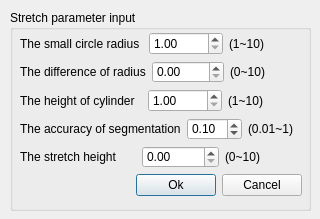
<ui version="4.0" >
 <class>ExtendDialog</class>
 <widget class="QDialog" name="ExtendDialog" >
  <property name="geometry" >
   <rect>
    <x>0</x>
    <y>0</y>
    <width>320</width>
    <height>219</height>
   </rect>
  </property>
  <property name="windowTitle" >
   <string>Dylinder Setting</string>
  </property>
  <widget class="QGroupBox" name="groupBox" >
   <property name="geometry" >
    <rect>
     <x>10</x>
     <y>10</y>
     <width>301</width>
     <height>201</height>
    </rect>
   </property>
   <property name="title" >
    <string>Stretch parameter input</string>
   </property>
   <widget class="QWidget" name="layoutWidget" >
    <property name="geometry" >
     <rect>
      <x>10</x>
      <y>22</y>
      <width>282</width>
      <height>164</height>
     </rect>
    </property>
    <layout class="QVBoxLayout" >
     <property name="margin" >
      <number>0</number>
     </property>
     <property name="spacing" >
      <number>6</number>
     </property>
     <item>
      <layout class="QHBoxLayout" >
       <property name="margin" >
        <number>0</number>
       </property>
       <property name="spacing" >
        <number>6</number>
       </property>
       <item>
        <widget class="QLabel" name="label" >
         <property name="text" >
          <string>The small circle radius </string>
         </property>
        </widget>
       </item>
       <item>
        <widget class="QDoubleSpinBox" name="doubleSpinBox" >
         <property name="maximum" >
          <double>10.000000000000000</double>
         </property>
         <property name="minimum" >
          <double>1.000000000000000</double>
         </property>
         <property name="value" >
          <double>1.000000000000000</double>
         </property>
        </widget>
       </item>
       <item>
        <widget class="QLabel" name="label_8" >
         <property name="text" >
          <string>(1~10)</string>
         </property>
        </widget>
       </item>
      </layout>
     </item>
     <item>
      <layout class="QHBoxLayout" >
       <property name="margin" >
        <number>0</number>
       </property>
       <property name="spacing" >
        <number>6</number>
       </property>
       <item>
        <widget class="QLabel" name="label_2" >
         <property name="text" >
          <string>The difference of radius</string>
         </property>
        </widget>
       </item>
       <item>
        <widget class="QDoubleSpinBox" name="doubleSpinBox_2" >
         <property name="maximum" >
          <double>10.000000000000000</double>
         </property>
         <property name="minimum" >
          <double>0.000000000000000</double>
         </property>
         <property name="value" >
          <double>0.000000000000000</double>
         </property>
        </widget>
       </item>
       <item>
        <widget class="QLabel" name="label_9" >
         <property name="text" >
          <string>(0~10)</string>
         </property>
        </widget>
       </item>
      </layout>
     </item>
     <item>
      <layout class="QHBoxLayout" >
       <property name="margin" >
        <number>0</number>
       </property>
       <property name="spacing" >
        <number>6</number>
       </property>
       <item>
        <widget class="QLabel" name="label_3" >
         <property name="text" >
          <string>The height of cylinder  </string>
         </property>
        </widget>
       </item>
       <item>
        <widget class="QDoubleSpinBox" name="doubleSpinBox_3" >
         <property name="maximum" >
          <double>10.000000000000000</double>
         </property>
         <property name="minimum" >
          <double>1.000000000000000</double>
         </property>
         <property name="value" >
          <double>1.000000000000000</double>
         </property>
        </widget>
       </item>
       <item>
        <widget class="QLabel" name="label_10" >
         <property name="text" >
          <string>(1~10)</string>
         </property>
        </widget>
       </item>
      </layout>
     </item>
     <item>
      <layout class="QHBoxLayout" >
       <property name="margin" >
        <number>0</number>
       </property>
       <property name="spacing" >
        <number>6</number>
       </property>
       <item>
        <widget class="QLabel" name="label_4" >
         <property name="text" >
          <string>The accuracy of segmentation</string>
         </property>
        </widget>
       </item>
       <item>
        <widget class="QDoubleSpinBox" name="doubleSpinBox_4" >
         <property name="maximum" >
          <double>1.000000000000000</double>
         </property>
         <property name="minimum" >
          <double>0.010000000000000</double>
         </property>
         <property name="singleStep" >
          <double>0.100000000000000</double>
         </property>
         <property name="value" >
          <double>0.100000000000000</double>
         </property>
        </widget>
       </item>
       <item>
        <widget class="QLabel" name="label_11" >
         <property name="text" >
          <string>(0.01~1)</string>
         </property>
        </widget>
       </item>
      </layout>
     </item>
     <item>
      <layout class="QHBoxLayout" >
       <property name="margin" >
        <number>0</number>
       </property>
       <property name="spacing" >
        <number>6</number>
       </property>
       <item>
        <widget class="QLabel" name="label_5" >
         <property name="text" >
          <string>The stretch height      </string>
         </property>
        </widget>
       </item>
       <item>
        <widget class="QDoubleSpinBox" name="doubleSpinBox_5" >
         <property name="maximum" >
          <double>10.000000000000000</double>
         </property>
        </widget>
       </item>
       <item>
        <widget class="QLabel" name="label_14" >
         <property name="text" >
          <string>(0~10)</string>
         </property>
        </widget>
       </item>
      </layout>
     </item>
     <item>
      <layout class="QHBoxLayout" >
       <property name="margin" >
        <number>0</number>
       </property>
       <property name="spacing" >
        <number>6</number>
       </property>
       <item>
        <spacer>
         <property name="orientation" >
          <enum>Qt::Horizontal</enum>
         </property>
         <property name="sizeHint" >
          <size>
           <width>101</width>
           <height>20</height>
          </size>
         </property>
        </spacer>
       </item>
       <item>
        <widget class="QPushButton" name="okButton" >
         <property name="text" >
          <string>Ok</string>
         </property>
        </widget>
       </item>
       <item>
        <widget class="QPushButton" name="cancelButton" >
         <property name="text" >
          <string>Cancel</string>
         </property>
        </widget>
       </item>
      </layout>
     </item>
    </layout>
   </widget>
  </widget>
 </widget>
 <resources/>
 <connections/>
</ui>
